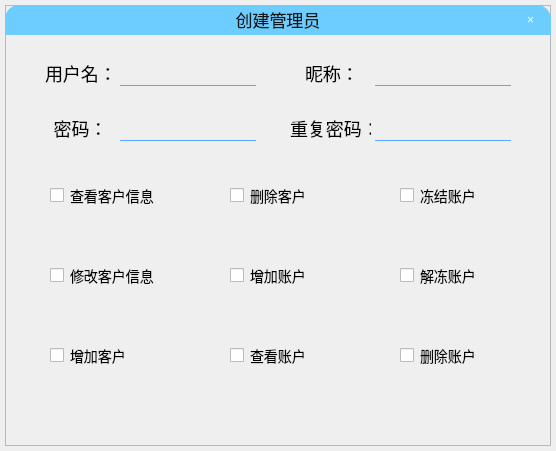
<?xml version="1.0" encoding="UTF-8"?>
<ui version="4.0">
 <class>Edit_admin_form</class>
 <widget class="QWidget" name="Edit_admin_form">
  <property name="geometry">
   <rect>
    <x>0</x>
    <y>0</y>
    <width>556</width>
    <height>451</height>
   </rect>
  </property>
  <property name="windowTitle">
   <string>创建管理员</string>
  </property>
  <widget class="QFrame" name="frame_window">
   <property name="geometry">
    <rect>
     <x>5</x>
     <y>5</y>
     <width>546</width>
     <height>441</height>
    </rect>
   </property>
   <property name="styleSheet">
    <string notr="true">QFrame[objectName=&quot;frame_window&quot;]
{
	background-color: rgb(250, 250, 250);
	border-radius:15px;
}</string>
   </property>
   <property name="frameShape">
    <enum>QFrame::StyledPanel</enum>
   </property>
   <property name="frameShadow">
    <enum>QFrame::Raised</enum>
   </property>
   <widget class="QLabel" name="lbl_title">
    <property name="geometry">
     <rect>
      <x>0</x>
      <y>0</y>
      <width>546</width>
      <height>30</height>
     </rect>
    </property>
    <property name="styleSheet">
     <string notr="true">font:17px;
color:rgb(20,20,20);
padding-bottom:1px;
border-top-left-radius:14px;
border-top-right-radius:14px;
background-color: rgb(110, 205, 255)</string>
    </property>
    <property name="text">
     <string>创建管理员</string>
    </property>
    <property name="alignment">
     <set>Qt::AlignCenter</set>
    </property>
   </widget>
   <widget class="QPushButton" name="btn_close">
    <property name="geometry">
     <rect>
      <x>505</x>
      <y>0</y>
      <width>41</width>
      <height>30</height>
     </rect>
    </property>
    <property name="styleSheet">
     <string notr="true">QPushButton
{
	color:white;
	border-top-right-radius:14px;
	font: 20pt &quot;Calibri&quot;;/*字体*/
	background-color: rgba(255, 255, 255,0);/*背景色*/
	border:0px;
}
QPushButton:hover
{
	background-color: rgba(255, 255, 255,0.5);
	color: rgb(255, 0, 0);
}

</string>
    </property>
    <property name="text">
     <string>×</string>
    </property>
   </widget>
   <widget class="QLineEdit" name="le_account">
    <property name="geometry">
     <rect>
      <x>115</x>
      <y>50</y>
      <width>136</width>
      <height>31</height>
     </rect>
    </property>
    <property name="styleSheet">
     <string notr="true">QLineEdit
{
	
	background-color: rgba(255, 255, 255,0);
	border:1px solid white;
	border-left-color: rgba(255, 255, 255,0);
	border-right-color: rgba(255, 255, 255,0);
	border-top-color: rgba(255, 255, 255,0);
	border-bottom-color: rgb(85, 170, 255);
	font: 15pt &quot;Calibri&quot;;
}
QLineEdit:hover
{
	border-bottom-color: rgba(85, 170, 255,0.6);
}</string>
    </property>
    <property name="alignment">
     <set>Qt::AlignCenter</set>
    </property>
   </widget>
   <widget class="QLabel" name="lbl_username">
    <property name="geometry">
     <rect>
      <x>300</x>
      <y>55</y>
      <width>51</width>
      <height>26</height>
     </rect>
    </property>
    <property name="styleSheet">
     <string notr="true">font:18px</string>
    </property>
    <property name="text">
     <string>昵称：</string>
    </property>
   </widget>
   <widget class="QLabel" name="lbl_account">
    <property name="geometry">
     <rect>
      <x>40</x>
      <y>55</y>
      <width>71</width>
      <height>26</height>
     </rect>
    </property>
    <property name="styleSheet">
     <string notr="true">font:18px</string>
    </property>
    <property name="text">
     <string>用户名：</string>
    </property>
   </widget>
   <widget class="QLineEdit" name="le_username">
    <property name="geometry">
     <rect>
      <x>370</x>
      <y>50</y>
      <width>136</width>
      <height>31</height>
     </rect>
    </property>
    <property name="styleSheet">
     <string notr="true">QLineEdit
{
	
	background-color: rgba(255, 255, 255,0);
	border:1px solid white;
	border-left-color: rgba(255, 255, 255,0);
	border-right-color: rgba(255, 255, 255,0);
	border-top-color: rgba(255, 255, 255,0);
	border-bottom-color: rgb(85, 170, 255);
	font: 15pt &quot;Calibri&quot;;
}
QLineEdit:hover
{
	border-bottom-color: rgba(85, 170, 255,0.6);
}</string>
    </property>
    <property name="alignment">
     <set>Qt::AlignCenter</set>
    </property>
   </widget>
   <widget class="QLabel" name="lbl_re_password">
    <property name="geometry">
     <rect>
      <x>285</x>
      <y>110</y>
      <width>81</width>
      <height>26</height>
     </rect>
    </property>
    <property name="styleSheet">
     <string notr="true">font:18px</string>
    </property>
    <property name="text">
     <string>重复密码：</string>
    </property>
   </widget>
   <widget class="QLineEdit" name="le_password">
    <property name="geometry">
     <rect>
      <x>115</x>
      <y>105</y>
      <width>136</width>
      <height>31</height>
     </rect>
    </property>
    <property name="styleSheet">
     <string notr="true">QLineEdit
{
	
	background-color: rgba(255, 255, 255,0);
	border:1px solid white;
	border-left-color: rgba(255, 255, 255,0);
	border-right-color: rgba(255, 255, 255,0);
	border-top-color: rgba(255, 255, 255,0);
	border-bottom-color: rgb(85, 170, 255);
	font: 15pt &quot;Calibri&quot;;
}
QLineEdit:hover
{
	border-bottom-color: rgba(85, 170, 255,0.6);
}</string>
    </property>
    <property name="echoMode">
     <enum>QLineEdit::Password</enum>
    </property>
    <property name="alignment">
     <set>Qt::AlignCenter</set>
    </property>
   </widget>
   <widget class="QLineEdit" name="le_re_password">
    <property name="geometry">
     <rect>
      <x>370</x>
      <y>105</y>
      <width>136</width>
      <height>31</height>
     </rect>
    </property>
    <property name="styleSheet">
     <string notr="true">QLineEdit
{
	
	background-color: rgba(255, 255, 255,0);
	border:1px solid white;
	border-left-color: rgba(255, 255, 255,0);
	border-right-color: rgba(255, 255, 255,0);
	border-top-color: rgba(255, 255, 255,0);
	border-bottom-color: rgb(85, 170, 255);
	font: 15pt &quot;Calibri&quot;;
}
QLineEdit:hover
{
	border-bottom-color: rgba(85, 170, 255,0.6);
}</string>
    </property>
    <property name="echoMode">
     <enum>QLineEdit::Password</enum>
    </property>
    <property name="alignment">
     <set>Qt::AlignCenter</set>
    </property>
   </widget>
   <widget class="QLabel" name="lbl_password">
    <property name="geometry">
     <rect>
      <x>40</x>
      <y>110</y>
      <width>71</width>
      <height>26</height>
     </rect>
    </property>
    <property name="styleSheet">
     <string notr="true">font:18px</string>
    </property>
    <property name="text">
     <string>密码：</string>
    </property>
    <property name="alignment">
     <set>Qt::AlignCenter</set>
    </property>
   </widget>
   <widget class="QCheckBox" name="cb_3">
    <property name="geometry">
     <rect>
      <x>45</x>
      <y>330</y>
      <width>131</width>
      <height>41</height>
     </rect>
    </property>
    <property name="styleSheet">
     <string notr="true">QCheckBox
{
	font-size:14px;
	border-radius:2px;
}

QCheckBox::indicator:hover
{
	width:25px;
	height:25px;

}

QCheckBox::indicator:unchecked
{
	width:25px;
	height:25px;
	image:url(Resources/CheckedBox/unchecked.png);
}

QCheckBox::indicator:unchecked:hover
{
	image:url(Resources/CheckedBox/unchecked_hover.png);
}

QCheckBox::indicator:checked
{
	image:url(Resources/CheckedBox/checked.png);
}

QCheckBox::indicator:checked:hover
{
	image:url(Resources/CheckedBox/checked_hover.png);
}</string>
    </property>
    <property name="text">
     <string>增加客户</string>
    </property>
   </widget>
   <widget class="QCheckBox" name="cb_1">
    <property name="geometry">
     <rect>
      <x>45</x>
      <y>170</y>
      <width>131</width>
      <height>41</height>
     </rect>
    </property>
    <property name="styleSheet">
     <string notr="true">QCheckBox
{
	font-size:14px;
	border-radius:2px;
}

QCheckBox::indicator:hover
{
	width:25px;
	height:25px;

}

QCheckBox::indicator:unchecked
{
	width:25px;
	height:25px;
	image:url(Resources/CheckedBox/unchecked.png);
}

QCheckBox::indicator:unchecked:hover
{
	image:url(Resources/CheckedBox/unchecked_hover.png);
}

QCheckBox::indicator:checked
{
	image:url(Resources/CheckedBox/checked.png);
}

QCheckBox::indicator:checked:hover
{
	image:url(Resources/CheckedBox/checked_hover.png);
}</string>
    </property>
    <property name="text">
     <string>查看客户信息</string>
    </property>
   </widget>
   <widget class="QCheckBox" name="cb_4">
    <property name="geometry">
     <rect>
      <x>225</x>
      <y>170</y>
      <width>131</width>
      <height>41</height>
     </rect>
    </property>
    <property name="styleSheet">
     <string notr="true">QCheckBox
{
	font-size:14px;
	border-radius:2px;
}

QCheckBox::indicator:hover
{
	width:25px;
	height:25px;

}

QCheckBox::indicator:unchecked
{
	width:25px;
	height:25px;
	image:url(Resources/CheckedBox/unchecked.png);
}

QCheckBox::indicator:unchecked:hover
{
	image:url(Resources/CheckedBox/unchecked_hover.png);
}

QCheckBox::indicator:checked
{
	image:url(Resources/CheckedBox/checked.png);
}

QCheckBox::indicator:checked:hover
{
	image:url(Resources/CheckedBox/checked_hover.png);
}</string>
    </property>
    <property name="text">
     <string>删除客户</string>
    </property>
   </widget>
   <widget class="QCheckBox" name="cb_8">
    <property name="geometry">
     <rect>
      <x>395</x>
      <y>250</y>
      <width>131</width>
      <height>41</height>
     </rect>
    </property>
    <property name="styleSheet">
     <string notr="true">QCheckBox
{
	font-size:14px;
	border-radius:2px;
}

QCheckBox::indicator:hover
{
	width:25px;
	height:25px;

}

QCheckBox::indicator:unchecked
{
	width:25px;
	height:25px;
	image:url(Resources/CheckedBox/unchecked.png);
}

QCheckBox::indicator:unchecked:hover
{
	image:url(Resources/CheckedBox/unchecked_hover.png);
}

QCheckBox::indicator:checked
{
	image:url(Resources/CheckedBox/checked.png);
}

QCheckBox::indicator:checked:hover
{
	image:url(Resources/CheckedBox/checked_hover.png);
}</string>
    </property>
    <property name="text">
     <string>解冻账户</string>
    </property>
   </widget>
   <widget class="QCheckBox" name="cb_6">
    <property name="geometry">
     <rect>
      <x>225</x>
      <y>330</y>
      <width>131</width>
      <height>41</height>
     </rect>
    </property>
    <property name="styleSheet">
     <string notr="true">QCheckBox
{
	font-size:14px;
	border-radius:2px;
}

QCheckBox::indicator:hover
{
	width:25px;
	height:25px;

}

QCheckBox::indicator:unchecked
{
	width:25px;
	height:25px;
	image:url(Resources/CheckedBox/unchecked.png);
}

QCheckBox::indicator:unchecked:hover
{
	image:url(Resources/CheckedBox/unchecked_hover.png);
}

QCheckBox::indicator:checked
{
	image:url(Resources/CheckedBox/checked.png);
}

QCheckBox::indicator:checked:hover
{
	image:url(Resources/CheckedBox/checked_hover.png);
}</string>
    </property>
    <property name="text">
     <string>查看账户</string>
    </property>
   </widget>
   <widget class="QCheckBox" name="cb_7">
    <property name="geometry">
     <rect>
      <x>395</x>
      <y>170</y>
      <width>131</width>
      <height>41</height>
     </rect>
    </property>
    <property name="styleSheet">
     <string notr="true">QCheckBox
{
	font-size:14px;
	border-radius:2px;
}

QCheckBox::indicator:hover
{
	width:25px;
	height:25px;

}

QCheckBox::indicator:unchecked
{
	width:25px;
	height:25px;
	image:url(Resources/CheckedBox/unchecked.png);
}

QCheckBox::indicator:unchecked:hover
{
	image:url(Resources/CheckedBox/unchecked_hover.png);
}

QCheckBox::indicator:checked
{
	image:url(Resources/CheckedBox/checked.png);
}

QCheckBox::indicator:checked:hover
{
	image:url(Resources/CheckedBox/checked_hover.png);
}</string>
    </property>
    <property name="text">
     <string>冻结账户</string>
    </property>
   </widget>
   <widget class="QCheckBox" name="cb_9">
    <property name="geometry">
     <rect>
      <x>395</x>
      <y>330</y>
      <width>131</width>
      <height>41</height>
     </rect>
    </property>
    <property name="styleSheet">
     <string notr="true">QCheckBox
{
	font-size:14px;
	border-radius:2px;
}

QCheckBox::indicator:hover
{
	width:25px;
	height:25px;

}

QCheckBox::indicator:unchecked
{
	width:25px;
	height:25px;
	image:url(Resources/CheckedBox/unchecked.png);
}

QCheckBox::indicator:unchecked:hover
{
	image:url(Resources/CheckedBox/unchecked_hover.png);
}

QCheckBox::indicator:checked
{
	image:url(Resources/CheckedBox/checked.png);
}

QCheckBox::indicator:checked:hover
{
	image:url(Resources/CheckedBox/checked_hover.png);
}</string>
    </property>
    <property name="text">
     <string>删除账户</string>
    </property>
   </widget>
   <widget class="QCheckBox" name="cb_5">
    <property name="geometry">
     <rect>
      <x>225</x>
      <y>250</y>
      <width>131</width>
      <height>41</height>
     </rect>
    </property>
    <property name="styleSheet">
     <string notr="true">QCheckBox
{
	font-size:14px;
	border-radius:2px;
}

QCheckBox::indicator:hover
{
	width:25px;
	height:25px;

}

QCheckBox::indicator:unchecked
{
	width:25px;
	height:25px;
	image:url(Resources/CheckedBox/unchecked.png);
}

QCheckBox::indicator:unchecked:hover
{
	image:url(Resources/CheckedBox/unchecked_hover.png);
}

QCheckBox::indicator:checked
{
	image:url(Resources/CheckedBox/checked.png);
}

QCheckBox::indicator:checked:hover
{
	image:url(Resources/CheckedBox/checked_hover.png);
}</string>
    </property>
    <property name="text">
     <string>增加账户</string>
    </property>
   </widget>
   <widget class="QCheckBox" name="cb_2">
    <property name="geometry">
     <rect>
      <x>45</x>
      <y>250</y>
      <width>131</width>
      <height>41</height>
     </rect>
    </property>
    <property name="styleSheet">
     <string notr="true">QCheckBox
{
	font-size:14px;
	border-radius:2px;
}

QCheckBox::indicator:hover
{
	width:25px;
	height:25px;

}

QCheckBox::indicator:unchecked
{
	width:25px;
	height:25px;
	image:url(Resources/CheckedBox/unchecked.png);
}

QCheckBox::indicator:unchecked:hover
{
	image:url(Resources/CheckedBox/unchecked_hover.png);
}

QCheckBox::indicator:checked
{
	image:url(Resources/CheckedBox/checked.png);
}

QCheckBox::indicator:checked:hover
{
	image:url(Resources/CheckedBox/checked_hover.png);
}</string>
    </property>
    <property name="text">
     <string>修改客户信息</string>
    </property>
   </widget>
  </widget>
 </widget>
 <layoutdefault spacing="6" margin="11"/>
 <resources/>
 <connections>
  <connection>
   <sender>btn_close</sender>
   <signal>clicked()</signal>
   <receiver>Edit_admin_form</receiver>
   <slot>btn_close_click()</slot>
   <hints>
    <hint type="sourcelabel">
     <x>540</x>
     <y>18</y>
    </hint>
    <hint type="destinationlabel">
     <x>424</x>
     <y>-10</y>
    </hint>
   </hints>
  </connection>
 </connections>
 <slots>
  <slot>btn_close_click()</slot>
 </slots>
</ui>
